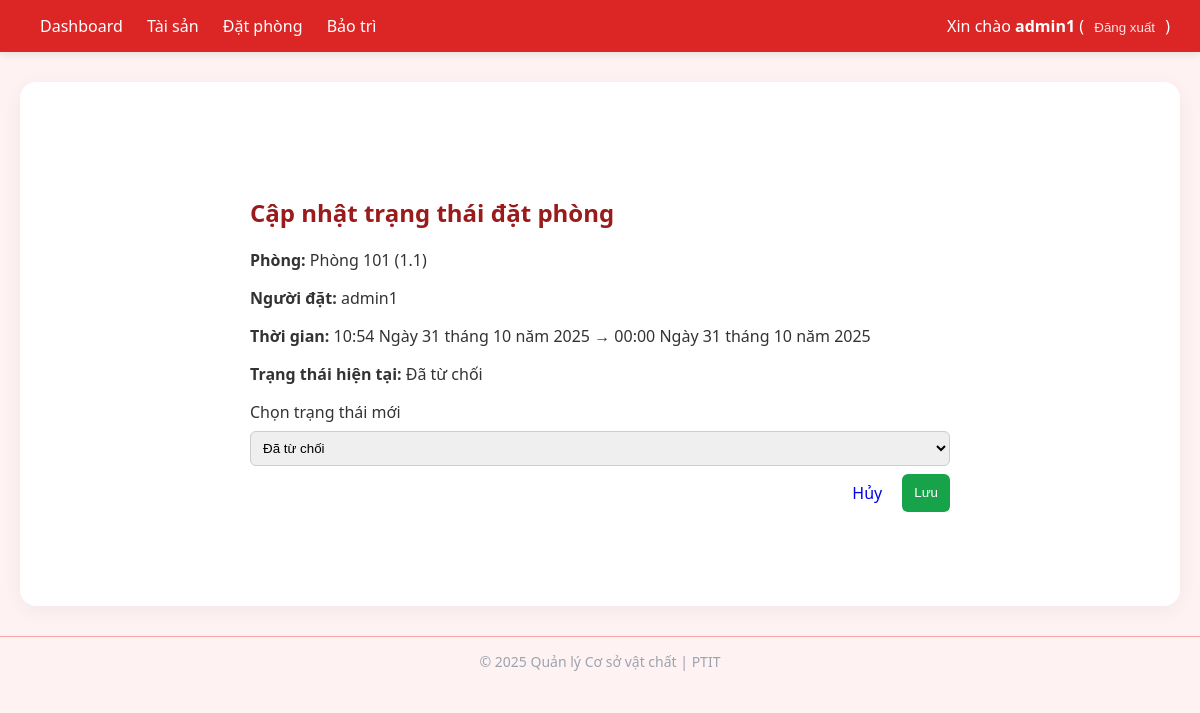
Screenshot of /bookings/5/update/ (signed in) with the database file from the repository.
### core/models.py (models this page shows, shortened)
class RoomBooking(models.Model):
    STATUS_PENDING = 'pending'
    STATUS_APPROVED = 'approved'
    STATUS_REJECTED = 'rejected'
    STATUS_COMPLETED = 'completed'
    STATUS_CHOICES = [
        (STATUS_PENDING, 'Chờ duyệt'),
        (STATUS_APPROVED, 'Đã duyệt'),
        (STATUS_REJECTED, 'Đã từ chối'),
        (STATUS_COMPLETED, 'Đã hoàn thành'),
    ]
    room = models.ForeignKey(Room, on_delete=models.CASCADE, related_name='bookings')
    user = models.ForeignKey(settings.AUTH_USER_MODEL, on_delete=models.CASCADE, related_name='room_bookings')
    purpose = models.TextField('Mục đích sử dụng')
    start_time = models.DateTimeField('Thời gian bắt đầu')
    end_time = models.DateTimeField('Thời gian kết thúc')
    status = models.CharField(
        max_length=10,
        choices=STATUS_CHOICES,
        default=STATUS_PENDING
    )
    created_at = models.DateTimeField(auto_now_add=True)
    updated_at = models.DateTimeField(auto_now=True)
    class Meta:
        ordering = ['-created_at']

class Room(models.Model):
    ROOM_READY = 'ready'
    ROOM_OCCUPIED = 'occupied'
    ROOM_MAINTENANCE = 'maintenance'
    ROOM_STATUS_CHOICES = [
        (ROOM_READY, 'Sẵn sàng'),
        (ROOM_OCCUPIED, 'Đang được sử dụng'),
        (ROOM_MAINTENANCE, 'Đang sửa chữa'),
    ]
    floor = models.ForeignKey(Floor, on_delete=models.CASCADE, related_name='rooms')
    code = models.CharField(max_length=50)
    name = models.CharField(max_length=200, blank=True)
    status = models.CharField(
        max_length=15,
        choices=ROOM_STATUS_CHOICES,
        default=ROOM_READY
    )
    class Meta:
        unique_together = ('floor', 'code')

### core/views.py (the view, shortened to what this page needs)
# urls.py: path('bookings/<int:pk>/update/', views.room_booking_update, name='room_booking_update'),
@login_required
@user_passes_test(is_admin)
def room_booking_update(request, pk):
    booking = get_object_or_404(RoomBooking, pk=pk)
    return render(request, 'core/room_booking_update.html', {
        'booking': booking
    })

### core/views.py (called while the page is built)
def is_admin(user):
    return user.is_superuser

### templates/core/room_booking_update.html (shortened to what this page needs)
{% extends 'core/base.html' %}
{% block content %}
  <div style="max-width:700px;margin:40px auto;background:#fff;padding:24px;border-radius:10px;">
    <h2>Cập nhật trạng thái đặt phòng</h2>
    <p><strong>Phòng:</strong> {{ booking.room.name }} ({{ booking.room.code }})</p>
    <p><strong>Người đặt:</strong> {{ booking.user.username }}</p>
    <p><strong>Thời gian:</strong> {{ booking.start_time }} → {{ booking.end_time }}</p>
    <p><strong>Trạng thái hiện tại:</strong> {{ booking.get_status_display }}</p>
    <form method="post">
      <label for="status">Chọn trạng thái mới</label>
      <select name="status" id="status" style="width:100%;padding:8px;margin:8px 0;border-radius:6px;border:1px solid #ccc;">
        <option value="rejected" {% if booking.status == 'rejected' %}selected{% endif %}>Đã từ chối</option>
      </select>
      <div style="display:flex;gap:8px;justify-content:flex-end;">
        <a href="{% url 'room_booking_list' %}" class="btn-outline-primary" style="padding:8px 12px;border-radius:6px;text-decoration:none">Hủy</a>
        <button type="submit" style="background:#16a34a;color:#fff;padding:8px 12px;border-radius:6px;border:none;">Lưu</button>
      </div>
    </form>
  </div>
{% endblock %}

### templates/core/base.html (shortened to what this page needs)
<!doctype html>
<html lang="vi">
  <head>
    <link rel="stylesheet" href="https://cdnjs.cloudflare.com/ajax/libs/mini.css/3.0.1/mini-default.min.css">
  </head>
  <body>
    <header>
      <div class="nav-links">
        <a href="{% url 'dashboard' %}">Dashboard</a>
        <a href="{% url 'asset_hierarchy' %}">Tài sản</a>
        <a href="{% url 'room_booking_list' %}">Đặt phòng</a>
        <a href="{% url 'maintenance_list' %}">Bảo trì</a>
      </div>
      <div class="user-info">
        {% if user.is_authenticated %}
          Xin chào <strong>{{ user.username }}</strong> (
          <form method="post" action="{% url 'logout' %}" style="display:inline">
            <button type="submit">Đăng xuất</button>
          </form>
          )
        {% else %}
          <a href="{% url 'login' %}">Đăng nhập</a>
        {% endif %}
      </div>
    </header>
    <main class="container">
      {% block content %}{% endblock %}
    </main>
    <footer>
      © 2025 Quản lý Cơ sở vật chất | PTIT
    </footer>
  </body>
</html>

### templates/core/base.html (style rules this page uses)
body { background: #fef2f2; font-family: "Segoe UI", Roboto, sans-serif; margin: 0; color: #333; }
header { background: #dc2626; color: white; padding: 15px 30px; display: flex; align-items: center; justify-content: space-between; box-shadow: 0 2px 8px rgba(0,0,0,0.1); }
header a { color: white; text-decoration: none; font-weight: 500; margin: 0 10px; transition: color 0.3s; }
header form button { color: #fee2e2; font-weight: 500; border: none; background: none; cursor: pointer; transition: color 0.3s; }
main.container { max-width: 1100px; margin: 30px auto; background: white; padding: 30px; border-radius: 16px; box-shadow: 0 4px 20px rgba(0,0,0,0.05); animation: fadeIn 0.4s ease-in-out; }
h1, h2, h3 { color: #991b1b; }
footer { text-align: center; padding: 15px; color: #9ca3af; font-size: 14px; background: #fef2f2; border-top: 1px solid #fca5a5; }

### rows the page displays
RoomBooking: room.name "Phòng 101", room.code "1.1", user.username "admin1", start_time "10:54 Ngày 31 tháng 10 năm 2025", end_time "00:00 Ngày 31 tháng 10 năm 2025", status "Đã từ chối"

### other values shown
{{ user.username }} "admin1"
